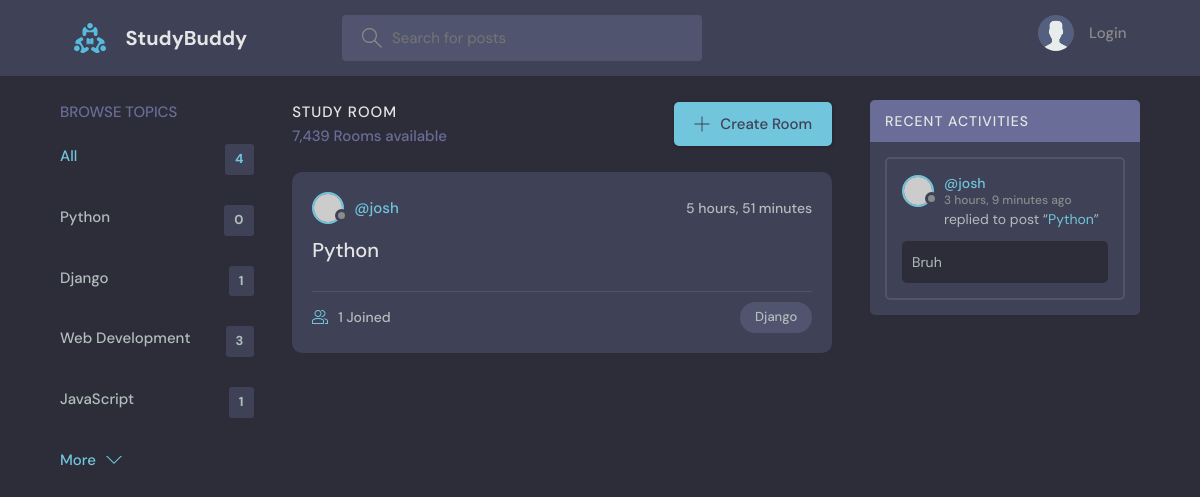
Screenshot of /?q=Django with the database file from the repository.
### base/models.py (models this page shows, shortened)
class Topic(models.Model):
    name = models.CharField(max_length = 200)

class Room(models.Model):
    host =  models.ForeignKey(User, on_delete = models.SET_NULL, null = True)
    topic = models.ForeignKey(Topic, on_delete = models.SET_NULL, null = True)
    name = models.CharField(max_length=200) #Allows different names
    description = models.TextField(null = True, blank = True) #Blank page for decription
    participants = models.ManyToManyField(User, related_name = 'participants', blank = True )
    updated = models.DateTimeField(auto_now = True) # Shows time
    created = models.DateTimeField(auto_now_add = True) #shows time of creation
    class Meta:
        ordering = ['-updated', '-created']
    def __str__(self):
        return self.name

class Message(models.Model):
    user = models.ForeignKey(User, on_delete = models.CASCADE) #A for Users relationship with Room class that deletes all the childern
    room = models.ForeignKey(Room, on_delete = models.CASCADE) #A for room relationship with Room class that deletes all the childern
    body = models.TextField()
    updated = models.DateTimeField(auto_now = True) # Shows time
    created = models.DateTimeField(auto_now_add = True) #shows time of creation
    class Meta:
        ordering = ['-updated', '-created']

### base/views.py (the view)
# urls.py: path('', views.home, name = "home"), #Path to home
def home(request):
    q = request.GET.get('q') if request.GET.get('q') != None else ''
    rooms = Room.objects.filter(
        Q(topic__name__icontains = q) |
        Q(name__icontains = q) |
        Q(description__icontains = q)
        ) #overrides the other room list
    topics = Topic.objects.all()
    room_count = rooms.count()
    room_messages = Message.objects.filter(Q(room__topic__name__icontains=q))
    context = {'rooms': rooms, 'topics': topics, 'room_count' : room_count, 'room_messages' : room_messages}
    return render(request, 'base/home.html', context) #Goes into template folder to go to the home html

### base/templates/base/home.html (shortened to what this page needs)
{% extends 'main.html' %}
{% block content %}
    <main class="layout layout--3">
      <div class="container">
        {% include 'base/topics_component.html' %}
        <div class="roomList">
          <div class="roomList__header">
            <div>
              <h2>Study Room</h2>
              <p>7,439 Rooms available</p>
            </div>
            <a class="btn btn--main" href="create-room.html">
              <svg version="1.1" xmlns="http://www.w3.org/2000/svg" width="32" height="32" viewBox="0 0 32 32">
                <title>add</title>
                <path
                  d="M16.943 0.943h-1.885v14.115h-14.115v1.885h14.115v14.115h1.885v-14.115h14.115v-1.885h-14.115v-14.115z"
                ></path>
              </svg>
              Create Room
            </a>
          </div>
          {% include 'base/feed_component.html' %}
        </div>
         {% include 'base/activity_component.html' %}
      </div>
    </main>
{% endblock content %}

### base/templates/base/topics_component.html
<div class="topics">
    <div class="topics__header">
      <h2>Browse Topics</h2>
    </div>
    <ul class="topics__list">
      <li>
        <a href="{% url 'home' %}" class="active">All <span>{{topics.count}}</span></a>
      </li>
      {% for topic in topics %}
      <li>
        <a href="{% url 'home' %}?q={{topic.name}}">{{topic.name}} <span>{{topic.room_set.all.count}}</span></a>
      </li>
      {% endfor %}
    </ul>
    <a class="btn btn--link" href="topics.html">
      More
      <svg version="1.1" xmlns="http://www.w3.org/2000/svg" width="32" height="32" viewBox="0 0 32 32">
        <title>chevron-down</title>
        <path d="M16 21l-13-13h-3l16 16 16-16h-3l-13 13z"></path>
      </svg>
    </a>
  </div>

### base/templates/base/feed_component.html (shortened to what this page needs)
{% for room in rooms%}
<div class="roomListRoom">
    <div class="roomListRoom__header">
      <a href="{% url 'user-profile' room.host.id %}" class="roomListRoom__author">
        <div class="avatar avatar--small">
          <img src="https://randomuser.me/api/portraits/women/11.jpg" />
        </div>
        <span>@{{room.host.username}}</span>
      </a>
      <div class="roomListRoom__actions">
        <span>{{room.created|timesince}}</span>
      </div>
    </div>
    <div class="roomListRoom__content">
      <a href="{% url 'room' room.id %}">{{room.name}}</a>
    </div>
    <div class="roomListRoom__meta">
      <a href="{% url 'room' room.id %}" class="roomListRoom__joined">
        {{room.participants.all.count}} Joined
      </a>
      <p class="roomListRoom__topic">{{room.topic.name}}</p>
    </div>
  </div>
{% endfor %}

### base/templates/base/activity_component.html (shortened to what this page needs)
{% for message in room_messages %}
<div class="activities">
    <div class="activities__header">
      <h2>Recent Activities</h2>
    </div>
    <div class="activities__box">
      <div class="activities__boxHeader roomListRoom__header">
        <a href="{% url 'user-profile' message.user.id %}" class="roomListRoom__author">
          <div class="avatar avatar--small">
            <img src="https://randomuser.me/api/portraits/women/11.jpg" />
          </div>
          <p>
            @{{message.user}}
            <span>{{message.created | timesince}} ago</span>
          </p>
        </a>
      </div>
      <div class="activities__boxContent">
        <p>replied to post “<a href="{% url 'room' message.room.id %}">{{message.room}}</a>”</p>
        <div class="activities__boxRoomContent">
          {{message.body}}
        </div>
      </div>
    </div>
    {% endfor %}
</div>

### rows the page displays
Topic: name "Python", room_set.all.count "0"
Topic: name "Django", room_set.all.count "1"
Topic: name "Web Development", room_set.all.count "3"
Topic: name "JavaScript", room_set.all.count "1"
Room: host.username "josh", created "5 hours, 51 minutes", name "Python", participants.all.count "1", topic.name "Django"
Message: user "josh", created "3 hours, 9 minutes", room "Python", body "Bruh"

### other values shown
{{ topics.count }} "4"
